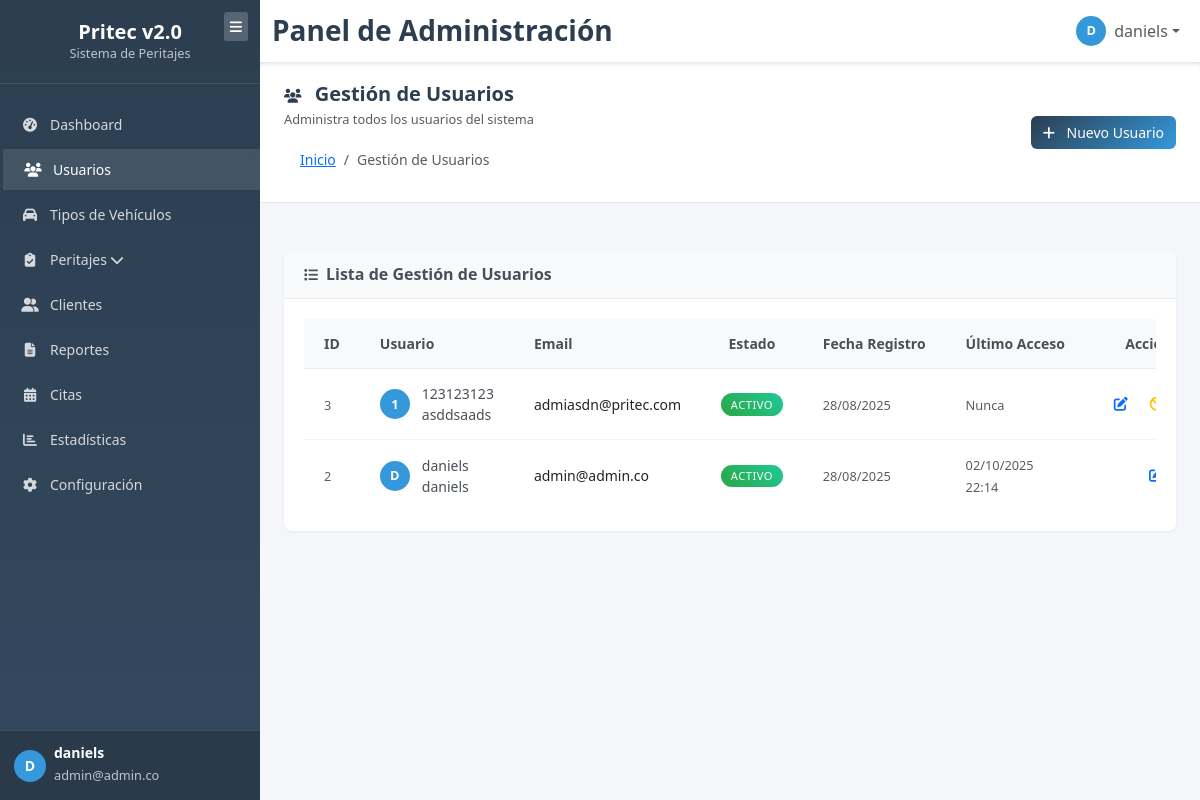
Page /users (signed in) on the committed database.
### tables this page shows
CREATE TABLE IF NOT EXISTS `users` (
  `id` int NOT NULL AUTO_INCREMENT,
  `username` varchar(50) NOT NULL,
  `full_name` varchar(100) NOT NULL,
  `email` varchar(100) NOT NULL,
  `password` varchar(255) NOT NULL,
  `status` enum('active','inactive') NOT NULL DEFAULT 'active',
  `last_login` datetime DEFAULT NULL,
  `created_at` timestamp NOT NULL DEFAULT CURRENT_TIMESTAMP,
  `updated_at` timestamp NOT NULL DEFAULT CURRENT_TIMESTAMP ON UPDATE CURRENT_TIMESTAMP,
  PRIMARY KEY (`id`),
  UNIQUE KEY `username` (`username`),
  UNIQUE KEY `email` (`email`),
  KEY `idx_email` (`email`),
  KEY `idx_username` (`username`),
  KEY `idx_status` (`status`),
  KEY `idx_users_created_at` (`created_at`),
  KEY `idx_users_last_login` (`last_login`)
);

### app/controllers/UserController.php (called while the page is built, shortened)
<?php
require_once APP_PATH . '/models/User.php';
class UserController extends Controller
{
    private $userModel;
    public function __construct()
    {
        $this->userModel = new User();
    }
    public function index()
    {
        try {
            $users = $this->userModel->getAllUsers();
            $data = [
                'title' => 'Gestión de Usuarios - Pritec v2.0',
                'users' => $users,
                'csrf_token' => $this->generateCSRFToken()
            ];
            $this->view('users/index', $data);
        } catch (Exception $e) {
            error_log("Error en UserController::index: " . $e->getMessage());
            $_SESSION['error'] = 'Error al cargar la lista de usuarios';
            header('Location: ' . APP_URL . 'dashboard');
            exit();
        }
    }
}

### index.php (called while the page is built, shortened)
<?php
require_once __DIR__ . '/app/config/database.php';
require_once __DIR__ . '/app/core/Model.php';
require_once __DIR__ . '/app/models/User.php';
require_once __DIR__ . '/app/controllers/UserController.php';
$router = new Router();
$router->get('/', function() {
    if (!isset($_SESSION['user_id'])) {
        header('Location: ' . APP_URL . 'login');
        exit;
    }
    header('Location: ' . APP_URL . 'dashboard');
    exit;
});
$router->get('/login', 'AuthController@login');
$router->post('/login/process', 'AuthController@processLogin');
$router->get('/register', 'AuthController@register');
$router->post('/register/process', 'AuthController@processRegister');
$router->post('/logout', 'AuthController@logout');
$router->get('/auth/check', 'AuthController@checkAuth');
$router->get('/dashboard', 'DashboardController@index');
$router->get('/users', 'UserController@index');
$router->get('/users/create', 'UserController@create');
$router->post('/users/store', 'UserController@store');
$router->get('/users/edit/{id}', 'UserController@edit');
$router->post('/users/update/{id}', 'UserController@update');
$router->post('/users/delete/{id}', 'UserController@delete');
$router->post('/users/toggle-status/{id}', 'UserController@toggleStatus');
$router->get('/vehicle-types', 'VehicleTypeController@index');
$router->get('/vehicle-types/create', 'VehicleTypeController@create');
$router->post('/vehicle-types/store', 'VehicleTypeController@store');
$router->get('/vehicle-types/{id}/edit', 'VehicleTypeController@edit');
$router->post('/vehicle-types/update', 'VehicleTypeController@update');
$router->post('/vehicle-types/delete/{id}', 'VehicleTypeController@delete');
$router->post('/vehicle-types/toggle-status/{id}', 'VehicleTypeController@toggleStatus');
$router->get('/vehicle-types/{id}/sections', 'VehicleTypeController@sections');
$router->post('/vehicle-types/create-sections', 'VehicleTypeController@createSections');
$router->post('/vehicle-types/upload-section-image', 'VehicleTypeController@uploadSectionImage');
$router->get('/vehicle-types/section/{id}', 'VehicleTypeController@section');
$router->get('/vehicle-types/section/{id}/pieces', 'VehicleTypeController@pieces');
$router->post('/vehicle-types/add-piece', 'VehicleTypeController@addPiece');
$router->post('/vehicle-types/update-piece', 'VehicleTypeController@updatePiece');
$router->post('/vehicle-types/update-piece-position', 'VehicleTypeController@updatePiecePosition');
$router->post('/vehicle-types/delete-piece', 'VehicleTypeController@deletePiece');
$router->post('/vehicle-types/clear-pieces', 'VehicleTypeController@clearPieces');
$router->get('/clients', 'ClientController@index');
$router->get('/clients/create', 'ClientController@create');
$router->post('/clients/store', 'ClientController@store');
$router->get('/clients/show/{id}', 'ClientController@show');
$router->get('/clients/edit/{id}', 'ClientController@edit');
$router->post('/clients/update/{id}', 'ClientController@update');
$router->post('/clients/destroy/{id}', 'ClientController@destroy');
$router->post('/clients/activate/{id}', 'ClientController@activate');
$router->post('/clients/deactivate/{id}', 'ClientController@deactivate');
$router->get('/clients/search', 'ClientController@search');
$router->get('/clients/stats', 'ClientController@stats');
$router->get('/clients/export', 'ClientController@export');
$router->get('/expertise', 'ExpertiseController@index');
$router->get('/expertise/create', 'ExpertiseController@create');
$router->post('/expertise/store', 'ExpertiseController@store');
$router->get('/expertise/search-clients', 'ExpertiseController@searchClients');
$router->get('/expertise/step2', 'ExpertiseController@step2');
$router->get('/expertise/search-vehicle-types', 'ExpertiseController@searchVehicleTypes');
$router->post('/expertise/save-step2', 'ExpertiseController@saveStep2');
$router->get('/expertise/step3', 'ExpertiseController@step3');
$router->get('/expertise/get-pieces-by-vehicle-type', 'ExpertiseController@getPiecesByVehicleType');
$router->get('/expertise/get-inspection-concepts', 'ExpertiseController@getInspectionConcepts');
$router->post('/expertise/save-step3', 'ExpertiseController@saveStep3');
$router->get('/expertise/step4', 'ExpertiseController@step4');
$router->post('/expertise/save-step4', 'ExpertiseController@saveStep4');
$router->get('/expertise/step5', 'ExpertiseController@step5');
$router->post('/expertise/save-step5', 'ExpertiseController@saveStep5');
$router->get('/expertise/step6', 'ExpertiseController@step6');
$router->post('/expertise/save-step6', 'ExpertiseController@saveStep6');
$router->get('/expertise/step7', 'ExpertiseController@step7');
$router->post('/expertise/save-step7', 'ExpertiseController@saveStep7');
$router->get('/expertise/step8', 'ExpertiseController@step8');
$router->post('/expertise/save-step8', 'ExpertiseController@saveStep8');
$router->get('/expertise/step9', 'ExpertiseController@step9');
$router->post('/expertise/save-step9', 'ExpertiseController@saveStep9');
$router->get('/expertise/step10', 'ExpertiseController@step10');
$router->post('/expertise/save-step10', 'ExpertiseController@saveStep10');
$router->get('/expertise/step11', 'ExpertiseController@step11');
$router->post('/expertise/save-step11', 'ExpertiseController@saveStep11');
$router->get('/expertise/step12', 'ExpertiseController@step12');
$router->post('/expertise/save-final', 'ExpertiseController@saveFinal');
$router->dispatch();

### app/config/database.php (called while the page is built, shortened)
<?php
class Database {
    private $host = 'localhost';
    private $username = 'root';
    private $password = '';
    private $database = 'pritec_v2';
    private $connection;
    private function connect() {
        try {
            $dsn = "mysql:host={$this->host};dbname={$this->database};charset=utf8mb4";
            $this->connection = new PDO($dsn, $this->username, $this->password, [
                PDO::ATTR_ERRMODE => PDO::ERRMODE_EXCEPTION,
                PDO::ATTR_DEFAULT_FETCH_MODE => PDO::FETCH_ASSOC,
                PDO::ATTR_EMULATE_PREPARES => false
            ]);
        } catch (PDOException $e) {
            die("Error de conexión: " . $e->getMessage());
        }
    }
    public function query($sql, $params = []) {
        try {
            $stmt = $this->connection->prepare($sql);
            $stmt->execute($params);
            return $stmt;
        } catch (PDOException $e) {
            throw new Exception("Error en la consulta: " . $e->getMessage());
        }
    }
}

### app/models/User.php (called while the page is built, shortened)
<?php
require_once APP_PATH . '/core/Model.php';
class User extends Model {
    protected $table = 'users';
    public function getAllUsers() {
        try {
            $sql = "SELECT id, username, email, full_name, status, created_at, last_login
                    FROM {$this->table}
                    ORDER BY created_at DESC";
            $stmt = $this->db->query($sql);
            return $stmt->fetchAll();
        } catch (Exception $e) {
            error_log("Error getting all users: " . $e->getMessage());
            return [];
        }
    }
}

### app/core/Model.php (called while the page is built, shortened)
<?php
require_once APP_PATH . '/config/database.php';
class Model {
    public function __construct() {
        $this->db = new Database();
    }
}

### app/helpers/index_helpers.php (the view, shortened to what this page needs)
<?php
function renderIndexView($config) {
    $defaults = [
        'title' => 'Lista de Elementos',
        'subtitle' => '',
        'icon' => 'fas fa-list',
        'module_name' => 'elementos',
        'show_stats' => false,
        'show_filters' => false,
        'stats' => [],
        'filters' => [],
        'data' => [],
        'columns' => [],
        'actions' => [],
        'empty_message' => 'No hay elementos registrados',
        'empty_description' => 'Comienza creando el primer elemento',
        'create_url' => '#',
        'create_text' => 'Nuevo Elemento',
        'table_id' => 'mainTable',
        'pagination' => null,
        'custom_scripts' => ''
    ];
    $config = array_merge($defaults, $config);
    echo '<link href="' . ASSETS_URL . 'css/index-template.css" rel="stylesheet">';
    echo '<div class="content-body">';
    renderMainTable($config);
    echo '</div>';
}
function renderMainTable($config) {
    echo '<div class="card main-table-card">';
    echo '<div class="card-header">';
    echo '<h5 class="card-title">';
    echo '<i class="fas fa-list me-2"></i>';
    echo 'Lista de ' . $config['title'];
    echo '</h5>';
    echo '</div>';
    if (!empty($config['data'])) {
        echo '<div class="card-body">';
        echo '<div class="table-responsive">';
        echo '<table class="table main-table table-hover" id="' . $config['table_id'] . '">';
        echo '<thead>';
        echo '<tr>';
        foreach ($config['columns'] as $column) {
            $class = '';
            switch ($column['type'] ?? 'text') {
                case 'id':
                    $class = 'table-id-col';
                    break;
                case 'status':
                    $class = 'table-status-col';
                    break;
                case 'date':
                    $class = 'table-date-col';
                    break;
                case 'actions':
                    $class = 'table-actions-col';
                    break;
            }
            echo '<th class="' . $class . '">' . htmlspecialchars($column['title']) . '</th>';
        }
        echo '</tr>';
        echo '</thead>';
        echo '<tbody>';
        foreach ($config['data'] as $row) {
            echo '<tr id="row-' . ($row['id'] ?? '') . '">';
            foreach ($config['columns'] as $column) {
                echo '<td>';
                renderTableCell($row, $column);
                echo '</td>';
            }
            echo '</tr>';
        }
        echo '</tbody>';
        echo '</table>';
        echo '</div>';
        echo '</div>';
    }
    echo '</div>';
}
function renderTableCell($row, $column) {
    $value = $row[$column['field']] ?? '';
    switch ($column['type'] ?? 'text') {
        case 'id':
            echo '<span class="text-muted">' . $value . '</span>';
            break;
        case 'user':
            $name = isset($column['subtitle_field'])
                ? $value . ' ' . ($row[$column['subtitle_field']] ?? '')
                : $value;
            $avatar = strtoupper(substr($name, 0, 1));
            echo '<div class="item-info">';
            echo '<div class="user-avatar">' . $avatar . '</div>';
            echo '<div>';
            echo '<div class="item-name">' . htmlspecialchars($name) . '</div>';
            echo '</div>';
            echo '</div>';
            break;
        case 'status':
            $statusClass = 'secondary';
            $statusText = 'Desconocido';
            if (isset($column['status_map'][$value])) {
                $statusConfig = $column['status_map'][$value];
                $statusClass = $statusConfig['class'];
                $statusText = $statusConfig['text'];
            }
            echo '<span class="badge bg-' . $statusClass . ' status-badge">' . $statusText . '</span>';
            break;
        case 'date':
            if ($value) {
                echo '<span class="text-muted">' . date('d/m/Y', strtotime($value)) . '</span>';
            } else {
                echo '<span class="text-muted">-</span>';
            }
            break;
        case 'datetime':
            if ($value) {
                echo '<span class="text-muted">' . date('d/m/Y H:i', strtotime($value)) . '</span>';
            } else {
                echo '<span class="text-muted">Nunca</span>';
            }
            break;
        case 'actions':
            echo '<div class="action-buttons">';
            if (isset($column['buttons'])) {
                foreach ($column['buttons'] as $button) {
                    renderActionButton($row, $button);
                }
            }
            echo '</div>';
            break;
        default:
            echo htmlspecialchars($value);
            break;
    }
}
function renderActionButton($row, $button) {
    $url = str_replace('{id}', $row['id'] ?? '', $button['url'] ?? '#');
    $class = $button['class'] ?? 'btn-outline-primary';
    $icon = $button['icon'] ?? 'fas fa-cog';
    $title = $button['title'] ?? '';
    $onclick = '';
    if (isset($button['onclick'])) {
        $onclick = $button['onclick'];
        foreach ($row as $key => $value) {
            $safeValue = $value ?? '';
            $onclick = str_replace('{' . $key . '}', $safeValue, $onclick);
        }
    }
    if (isset($button['condition'])) {
        if (is_callable($button['condition'])) {
            if (!$button['condition']($row)) {
                return;
            }
        } else {
            switch ($button['condition']) {
                case 'not_current_user':
                    if ($row['id'] == ($_SESSION['user_id'] ?? 0)) {
                        return;
                    }
                    break;
            }
        }
    }
    if ($onclick) {
        echo '<button type="button" class="btn btn-sm action-btn ' . $class . '" onclick="' . $onclick . '" title="' . $title . '">';
        echo '<i class="' . $icon . '"></i>';
        echo '</button>';
    } else {
        echo '<a href="' . $url . '" class="btn btn-sm action-btn ' . $class . '" title="' . $title . '">';
        echo '<i class="' . $icon . '"></i>';
        echo '</a>';
    }
}
?>

### rows in the picture
users: id "3", avatar "1", name "123123123 asddsaads", email "admiasdn@pritec.com", status "ACTIVO", created_at "28/08/2025"
users: id "2", avatar "D", name "daniels daniels", email "admin@admin.co", status "ACTIVO", created_at "28/08/2025", last_login "02/10/2025 22:14"

### other values in the picture
substr($_SESSION['full_name'] ?? 'U', 0, 1) "D"
$_SESSION['full_name'] "daniels"
$_SESSION['email'] "admin@admin.co"
$config['title'] "Gestión de Usuarios"
$config['subtitle'] "Administra todos los usuarios del sistema"
$breadcrumb['text'] "Inicio"
$breadcrumb['text'] "Gestión de Usuarios"
$action['text'] "Nuevo Usuario"
$column['title'] "ID"
$column['title'] "Usuario"
$column['title'] "Email"
$column['title'] "Estado"
$column['title'] "Fecha Registro"
$column['title'] "Último Acceso"
